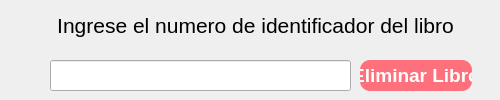
      <widget class="QWidget" name="eliminarLibros">
       <attribute name="title">
        <string>Eliminar Libros</string>
       </attribute>
       <widget class="QLineEdit" name="deleteBookInput">
        <property name="geometry">
         <rect>
          <x>50</x>
          <y>60</y>
          <width>301</width>
          <height>31</height>
         </rect>
        </property>
       </widget>
       <widget class="QPushButton" name="deleteBookBTN">
        <property name="geometry">
         <rect>
          <x>360</x>
          <y>60</y>
          <width>112</width>
          <height>31</height>
         </rect>
        </property>
        <property name="font">
         <font>
          <pointsize>14</pointsize>
          <weight>75</weight>
          <bold>true</bold>
         </font>
        </property>
        <property name="styleSheet">
         <string notr="true">color: rgb(255, 255, 255);
background-color:rgb(255, 112, 125);
border-radius: 10px;</string>
        </property>
        <property name="text">
         <string>Eliminar Libro</string>
        </property>
       </widget>
       <widget class="QLabel" name="headerLibrosSection_2">
        <property name="geometry">
         <rect>
          <x>20</x>
          <y>10</y>
          <width>471</width>
          <height>31</height>
         </rect>
        </property>
        <property name="font">
         <font>
          <pointsize>16</pointsize>
          <weight>50</weight>
          <bold>false</bold>
         </font>
        </property>
        <property name="styleSheet">
         <string notr="true">border: none;
</string>
        </property>
        <property name="text">
         <string>Ingrese el numero de identificador del libro</string>
        </property>
        <property name="alignment">
         <set>Qt::AlignCenter</set>
        </property>
       </widget>
      </widget>
